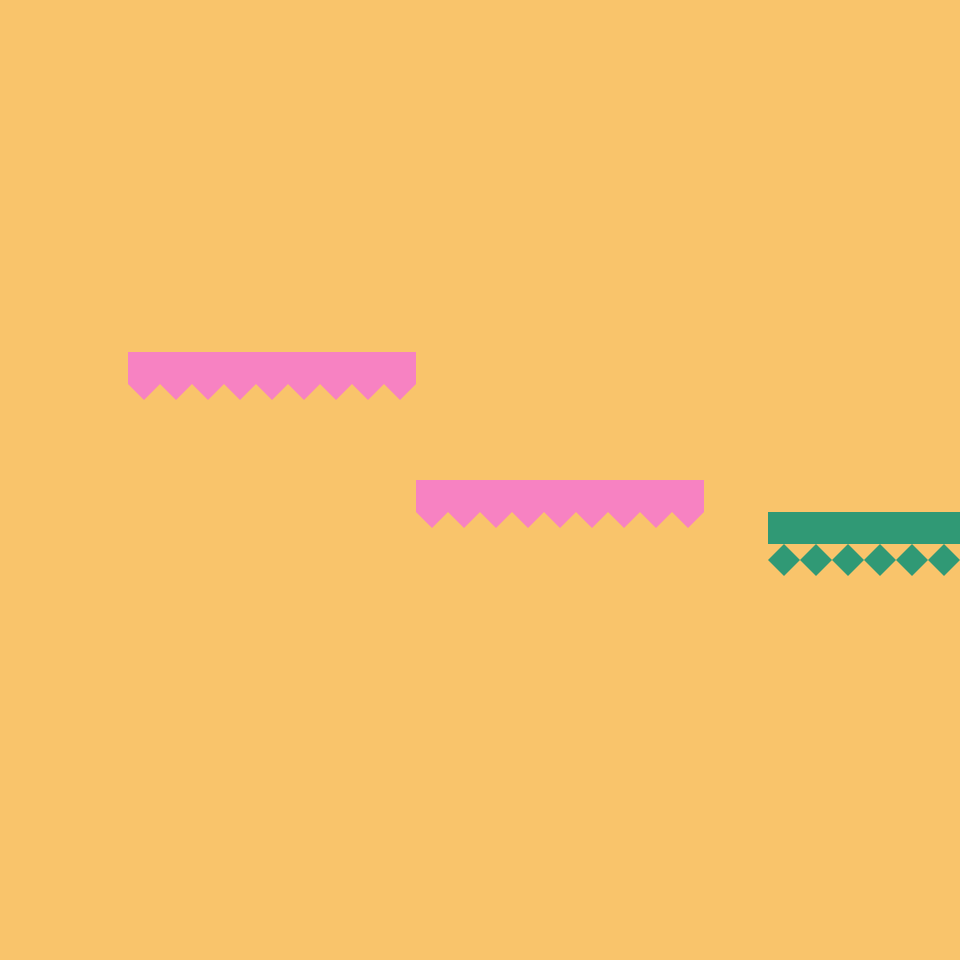

Tiled map render using the project's own tile images. Description and the whole map definition, tile-layer contents included, below:
An orthogonal 30x30 tile map with 32x32 px tiles, 2 tile layers (Base, Platforms) and 10 objects (playerStart, win).

<map version="1.10" tiledversion="1.11.2" orientation="orthogonal" renderorder="right-down" width="30" height="30" tilewidth="32" tileheight="32" infinite="0" nextlayerid="10" nextobjectid="13">
 <editorsettings>
  <export target="Level2.json" format="json" />
 </editorsettings>
 <tileset firstgid="1" name="BaseTilemap" tilewidth="32" tileheight="32" tilecount="480" columns="16">
  <image source="../tilesets/tileset.png" width="512" height="960" />
 </tileset>
 <layer id="1" name="Base" width="30" height="30">
  <data encoding="csv">
5,5,5,5,5,5,5,5,5,5,5,5,5,5,5,5,5,5,5,5,5,5,5,5,5,5,5,5,5,5,
5,5,5,5,5,5,5,5,5,5,5,5,5,5,5,5,5,5,5,5,5,5,5,5,5,5,5,5,5,5,
5,5,5,5,5,5,5,5,5,5,5,5,5,5,5,5,5,5,5,5,5,5,5,5,5,5,5,5,5,5,
5,5,5,5,5,5,5,5,5,5,5,5,5,5,5,5,5,5,5,5,5,5,5,5,5,5,5,5,5,5,
5,5,5,5,5,5,5,5,5,5,5,5,5,5,5,5,5,5,5,5,5,5,5,5,5,5,5,5,5,5,
5,5,5,5,5,5,5,5,5,5,5,5,5,5,5,5,5,5,5,5,5,5,5,5,5,5,5,5,5,5,
5,5,5,5,5,5,5,5,5,5,5,5,5,5,5,5,5,5,5,5,5,5,5,5,5,5,5,5,5,5,
5,5,5,5,5,5,5,5,5,5,5,5,5,5,5,5,5,5,5,5,5,5,5,5,5,5,5,5,5,5,
5,5,5,5,5,5,5,5,5,5,5,5,5,5,5,5,5,5,5,5,5,5,5,5,5,5,5,5,5,5,
5,5,5,5,5,5,5,5,5,5,5,5,5,5,5,5,5,5,5,5,5,5,5,5,5,5,5,5,5,5,
5,5,5,5,5,5,5,5,5,5,5,5,5,5,5,5,5,5,5,5,5,5,5,5,5,5,5,5,5,5,
5,5,5,5,5,5,5,5,5,5,5,5,5,5,5,5,5,5,5,5,5,5,5,5,5,5,5,5,5,5,
5,5,5,5,5,5,5,5,5,5,5,5,5,5,5,5,5,5,5,5,5,5,5,5,5,5,5,5,5,5,
5,5,5,5,5,5,5,5,5,5,5,5,5,5,5,5,5,5,5,5,5,5,5,5,5,5,5,5,5,5,
5,5,5,5,5,5,5,5,5,5,5,5,5,5,5,5,5,5,5,5,5,5,5,5,5,5,5,5,5,5,
5,5,5,5,5,5,5,5,5,5,5,5,5,5,5,5,5,5,5,5,5,5,5,5,5,5,5,5,5,5,
5,5,5,5,5,5,5,5,5,5,5,5,5,5,5,5,5,5,5,5,5,5,5,5,5,5,5,5,5,5,
5,5,5,5,5,5,5,5,5,5,5,5,5,5,5,5,5,5,5,5,5,5,5,5,5,5,5,5,5,5,
5,5,5,5,5,5,5,5,5,5,5,5,5,5,5,5,5,5,5,5,5,5,5,5,5,5,5,5,5,5,
5,5,5,5,5,5,5,5,5,5,5,5,5,5,5,5,5,5,5,5,5,5,5,5,5,5,5,5,5,5,
5,5,5,5,5,5,5,5,5,5,5,5,5,5,5,5,5,5,5,5,5,5,5,5,5,5,5,5,5,5,
5,5,5,5,5,5,5,5,5,5,5,5,5,5,5,5,5,5,5,5,5,5,5,5,5,5,5,5,5,5,
5,5,5,5,5,5,5,5,5,5,5,5,5,5,5,5,5,5,5,5,5,5,5,5,5,5,5,5,5,5,
5,5,5,5,5,5,5,5,5,5,5,5,5,5,5,5,5,5,5,5,5,5,5,5,5,5,5,5,5,5,
5,5,5,5,5,5,5,5,5,5,5,5,5,5,5,5,5,5,5,5,5,5,5,5,5,5,5,5,5,5,
5,5,5,5,5,5,5,5,5,5,5,5,5,5,5,5,5,5,5,5,5,5,5,5,5,5,5,5,5,5,
5,5,5,5,5,5,5,5,5,5,5,5,5,5,5,5,5,5,5,5,5,5,5,5,5,5,5,5,5,5,
5,5,5,5,5,5,5,5,5,5,5,5,5,5,5,5,5,5,5,5,5,5,5,5,5,5,5,5,5,5,
5,5,5,5,5,5,5,5,5,5,5,5,5,5,5,5,5,5,5,5,5,5,5,5,5,5,5,5,5,5,
5,5,5,5,5,5,5,5,5,5,5,5,5,5,5,5,5,5,5,5,5,5,5,5,5,5,5,5,5,5
</data>
 </layer>
 <layer id="2" name="Platforms" width="30" height="30">
  <data encoding="csv">
0,0,0,0,0,0,0,0,0,0,0,0,0,0,0,0,0,0,0,0,0,0,0,0,0,0,0,0,0,0,
0,0,0,0,0,0,0,0,0,0,0,0,0,0,0,0,0,0,0,0,0,0,0,0,0,0,0,0,0,0,
0,0,0,0,0,0,0,0,0,0,0,0,0,0,0,0,0,0,0,0,0,0,0,0,0,0,0,0,0,0,
0,0,0,0,0,0,0,0,0,0,0,0,0,0,0,0,0,0,0,0,0,0,0,0,0,0,0,0,0,0,
0,0,0,0,0,0,0,0,0,0,0,0,0,0,0,0,0,0,0,0,0,0,0,0,0,0,0,0,0,0,
0,0,0,0,0,0,0,0,0,0,0,0,0,0,0,0,0,0,0,0,0,0,0,0,0,0,0,0,0,0,
0,0,0,0,0,0,0,0,0,0,0,0,0,0,0,0,0,0,0,0,0,0,0,0,0,0,0,0,0,0,
0,0,0,0,0,0,0,0,0,0,0,0,0,0,0,0,0,0,0,0,0,0,0,0,0,0,0,0,0,0,
0,0,0,0,0,0,0,0,0,0,0,0,0,0,0,0,0,0,0,0,0,0,0,0,0,0,0,0,0,0,
0,0,0,0,0,0,0,0,0,0,0,0,0,0,0,0,0,0,0,0,0,0,0,0,0,0,0,0,0,0,
0,0,0,0,0,0,0,0,0,0,0,0,0,0,0,0,0,0,0,0,0,0,0,0,0,0,0,0,0,0,
0,0,0,0,4,4,4,4,4,4,4,4,4,0,0,0,0,0,0,0,0,0,0,0,0,0,0,0,0,0,
0,0,0,0,68,68,68,68,68,68,68,68,68,0,0,0,0,0,0,0,0,0,0,0,0,0,0,0,0,0,
0,0,0,0,0,0,0,0,0,0,0,0,0,0,0,0,0,0,0,0,0,0,0,0,0,0,0,0,0,0,
0,0,0,0,0,0,0,0,0,0,0,0,0,0,0,0,0,0,0,0,0,0,0,0,0,0,0,0,0,0,
0,0,0,0,0,0,0,0,0,0,0,0,0,4,4,4,4,4,4,4,4,4,0,0,0,0,0,0,0,0,
0,0,0,0,0,0,0,0,0,0,0,0,0,68,68,68,68,68,68,68,68,68,0,0,13,13,13,13,13,13,
0,0,0,0,0,0,0,0,0,0,0,0,0,0,0,0,0,0,0,0,0,0,0,0,61,61,61,61,61,61,
0,0,0,0,0,0,0,0,0,0,0,0,0,0,0,0,0,0,0,0,0,0,0,0,0,0,0,0,0,0,
0,0,0,0,0,0,0,0,0,0,0,0,0,0,0,0,0,0,0,0,0,0,0,0,0,0,0,0,0,0,
0,0,0,0,0,0,0,0,0,0,0,0,0,0,0,0,0,0,0,0,0,0,0,0,0,0,0,0,0,0,
0,0,0,0,0,0,0,0,0,0,0,0,0,0,0,0,0,0,0,0,0,0,0,0,0,0,0,0,0,0,
0,0,0,0,0,0,0,0,0,0,0,0,0,0,0,0,0,0,0,0,0,0,0,0,0,0,0,0,0,0,
0,0,0,0,0,0,0,0,0,0,0,0,0,0,0,0,0,0,0,0,0,0,0,0,0,0,0,0,0,0,
0,0,0,0,0,0,0,0,0,0,0,0,0,0,0,0,0,0,0,0,0,0,0,0,0,0,0,0,0,0,
0,0,0,0,0,0,0,0,0,0,0,0,0,0,0,0,0,0,0,0,0,0,0,0,0,0,0,0,0,0,
0,0,0,0,0,0,0,0,0,0,0,0,0,0,0,0,0,0,0,0,0,0,0,0,0,0,0,0,0,0,
0,0,0,0,0,0,0,0,0,0,0,0,0,0,0,0,0,0,0,0,0,0,0,0,0,0,0,0,0,0,
0,0,0,0,0,0,0,0,0,0,0,0,0,0,0,0,0,0,0,0,0,0,0,0,0,0,0,0,0,0,
0,0,0,0,0,0,0,0,0,0,0,0,0,0,0,0,0,0,0,0,0,0,0,0,0,0,0,0,0,0
</data>
 </layer>
 <objectgroup id="3" name="Coins">
  <object id="1" gid="25" x="592.989" y="473.95" width="32" height="32" />
  <object id="2" gid="25" x="642.001" y="388.902" width="32" height="32" />
  <object id="3" gid="25" x="784.496" y="498.032" width="32" height="32" />
  <object id="4" gid="25" x="876.193" y="495.554" width="32" height="32" />
  <object id="5" gid="25" x="727.46" y="367.971" width="32" height="32" />
 </objectgroup>
 <objectgroup id="9" name="Bombs">
  <object id="10" gid="59" x="299.012" y="346.98" width="32" height="32" />
  <object id="11" gid="59" x="506.31" y="473.894" width="32" height="32" />
  <object id="12" gid="59" x="370.957" y="347.86" width="32" height="32" />
 </objectgroup>
 <objectgroup id="6" name="Locations">
  <object id="6" name="playerStart" x="153.252" y="235.379">
   <point />
  </object>
  <object id="9" name="win" x="871.128" y="425.031" width="86.741" height="84.2627" />
 </objectgroup>
</map>
